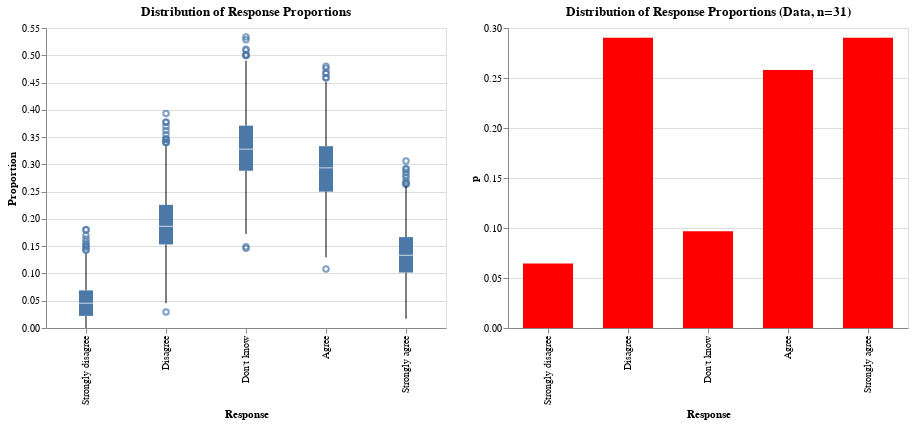

Notebook cell for this chart:
### Code cell
# Draw young urban female highly educated only
fquery = "gender == 'Female' and age_group.isin(['18-24','25-34']) and education == 'Higher education'"

print(f"N in original data: {len(data.query(fquery))}")
print(f"N in synthetic population: {len(df.query(fquery))}")

f_df = df.query(fquery)
agg = (f_df.groupby(['response','adraw']).size()/f_df.groupby('adraw').size()).reset_index(name='p')

plot = alt.Chart(agg.sample(5000)).mark_boxplot().encode(
    x=alt.X('response').sort(cats).title('Response'),
    y=alt.Y('p').title('Proportion')
).properties(
    title='Distribution of Response Proportions',
    width=400,
    height=300
)

check = alt.Chart(data.query(fquery)[dependent_col].value_counts(normalize=True).reset_index(name='p')).mark_bar(color='red', size=50).encode(
    x=alt.X(dependent_col).sort(cats).title('Response'),
    y='p'
).properties(
    title=f'Distribution of Response Proportions (Data, n={len(data.query(fquery))})',
    width=400,
    height=300
)

plot | check

### Figure 1 — Vega-Lite specification as saved in the notebook (floating-point values rounded to 4 significant figures; data arrays with more than 128 entries replaced by an {"elided": "..."} marker saying what was removed)
{"config": {"view": {"continuousWidth": 300, "continuousHeight": 300}}, "hconcat": [{"data": {"name": "data-1743719a006b98a0e990a0c7dc1ce7a4"}, "mark": {"type": "boxplot"}, "encoding": {"x": {"field": "response", "sort": ["Strongly disagree", "Disagree", "Don't know", "Agree", "Strongly agree"], "title": "Response", "type": "ordinal"}, "y": {"field": "p", "title": "Proportion", "type": "quantitative"}}, "height": 300, "title": "Distribution of Response Proportions", "width": 400}, {"data": {"name": "data-3f3094953beb91c035226b958db86fdb"}, "mark": {"type": "bar", "color": "red", "size": 50}, "encoding": {"x": {"field": "ukraina", "sort": ["Strongly disagree", "Disagree", "Don't know", "Agree", "Strongly agree"], "title": "Response", "type": "ordinal"}, "y": {"field": "p", "type": "quantitative"}}, "height": 300, "title": "Distribution of Response Proportions (Data, n=31)", "width": 400}], "$schema": "https://vega.github.io/schema/vega-lite/v5.20.1.json", "datasets": {"data-1743719a006b98a0e990a0c7dc1ce7a4": {"elided": "5000 records"}, "data-3f3094953beb91c035226b958db86fdb": [{"ukraina": "Disagree", "p": 0.2903}, {"ukraina": "Strongly agree", "p": 0.2903}, {"ukraina": "Agree", "p": 0.2581}, {"ukraina": "Don't know", "p": 0.09677}, {"ukraina": "Strongly disagree", "p": 0.06452}]}}
